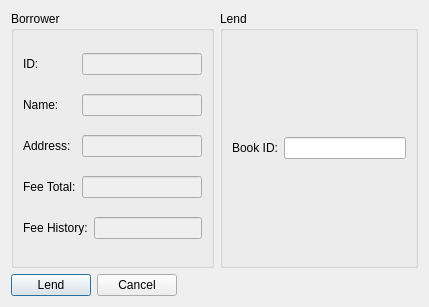
<?xml version="1.0" encoding="UTF-8"?>
<ui version="4.0">
 <class>LendDialog</class>
 <widget class="QDialog" name="LendDialog">
  <property name="geometry">
   <rect>
    <x>0</x>
    <y>0</y>
    <width>429</width>
    <height>307</height>
   </rect>
  </property>
  <property name="windowTitle">
   <string>Lend</string>
  </property>
  <layout class="QVBoxLayout" name="verticalLayout">
   <item>
    <layout class="QHBoxLayout" name="horizontalLayout_2">
     <item>
      <widget class="QGroupBox" name="borrowerGroupBox">
       <property name="title">
        <string>Borrower</string>
       </property>
       <layout class="QGridLayout" name="gridLayout">
        <item row="0" column="0">
         <widget class="QLabel" name="idLabel">
          <property name="text">
           <string>ID:</string>
          </property>
         </widget>
        </item>
        <item row="0" column="1" colspan="2">
         <widget class="QLineEdit" name="idLineEdit">
          <property name="enabled">
           <bool>false</bool>
          </property>
         </widget>
        </item>
        <item row="1" column="0">
         <widget class="QLabel" name="nameLabel">
          <property name="text">
           <string>Name:</string>
          </property>
         </widget>
        </item>
        <item row="1" column="1" colspan="2">
         <widget class="QLineEdit" name="nameLineEdit">
          <property name="enabled">
           <bool>false</bool>
          </property>
         </widget>
        </item>
        <item row="2" column="0">
         <widget class="QLabel" name="addressLabel">
          <property name="text">
           <string>Address:</string>
          </property>
         </widget>
        </item>
        <item row="2" column="1" colspan="2">
         <widget class="QLineEdit" name="addressLineEdit">
          <property name="enabled">
           <bool>false</bool>
          </property>
         </widget>
        </item>
        <item row="3" column="0">
         <widget class="QLabel" name="feeTotalLabel">
          <property name="text">
           <string>Fee Total:</string>
          </property>
         </widget>
        </item>
        <item row="3" column="1" colspan="2">
         <widget class="QLineEdit" name="feeTotalLineEdit">
          <property name="enabled">
           <bool>false</bool>
          </property>
         </widget>
        </item>
        <item row="4" column="0" colspan="2">
         <widget class="QLabel" name="feeHistoryLabel">
          <property name="text">
           <string>Fee History:</string>
          </property>
         </widget>
        </item>
        <item row="4" column="2">
         <widget class="QLineEdit" name="feeHistoryLineEdit">
          <property name="enabled">
           <bool>false</bool>
          </property>
         </widget>
        </item>
       </layout>
      </widget>
     </item>
     <item>
      <widget class="QGroupBox" name="lendGroupBox">
       <property name="title">
        <string>Lend</string>
       </property>
       <layout class="QHBoxLayout" name="horizontalLayout_4">
        <item>
         <layout class="QHBoxLayout" name="horizontalLayout">
          <item>
           <widget class="QLabel" name="bookIDLabel">
            <property name="text">
             <string>Book ID:</string>
            </property>
           </widget>
          </item>
          <item>
           <widget class="QLineEdit" name="bookIDLineEdit"/>
          </item>
         </layout>
        </item>
       </layout>
      </widget>
     </item>
    </layout>
   </item>
   <item>
    <layout class="QHBoxLayout" name="horizontalLayout_3" stretch="0,0,0">
     <item>
      <widget class="QPushButton" name="lendPushButton">
       <property name="text">
        <string>Lend</string>
       </property>
      </widget>
     </item>
     <item>
      <widget class="QPushButton" name="cancelPushButton">
       <property name="text">
        <string>Cancel</string>
       </property>
      </widget>
     </item>
     <item>
      <spacer name="horizontalSpacer">
       <property name="orientation">
        <enum>Qt::Horizontal</enum>
       </property>
       <property name="sizeHint" stdset="0">
        <size>
         <width>40</width>
         <height>20</height>
        </size>
       </property>
      </spacer>
     </item>
    </layout>
   </item>
  </layout>
 </widget>
 <resources/>
 <connections/>
</ui>
